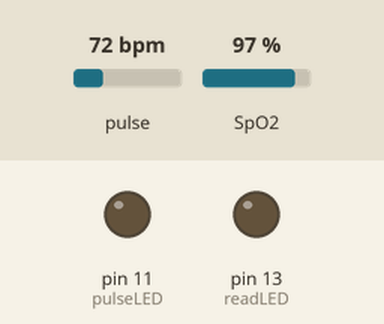
Simulated run of this sketch. Board: Arduino Uno, built with avr-gcc and run on an emulated ATmega328P. Shown: output pins drawn as LEDs (lit = HIGH). Inputs (shaded band) come from the test bench; at power-on: pulse 72 bpm, SpO2 97 %. What the sketch prints to the serial monitor is not drawn.

Above: at 1.9 s.
Timing chart, 0 to 41.0 s (numbered marks = the images above):
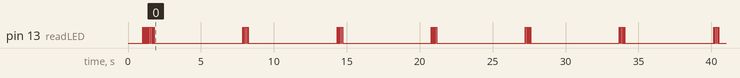

The sketch:

arduino_dump.ino
```cpp
#include <SoftwareSerial.h>
#include <ArduinoJson.h>


SoftwareSerial nodemcu(5, 6);
#include <Wire.h>
#include "MAX30105.h"
#include "spo2_algorithm.h"

MAX30105 particleSensor;

#define MAX_BRIGHTNESS 255


//Arduino Uno doesn't have enough SRAM to store 100 samples of IR led data and red led data in 32-bit format
//To solve this problem, 16-bit MSB of the sampled data will be truncated. Samples become 16-bit data.
uint16_t irBuffer[10]; //infrared LED sensor data
uint16_t redBuffer[10];  //red LED sensor data


int32_t bufferLength; //data length
int32_t spo2; //SPO2 value
int8_t validSPO2; //indicator to show if the SPO2 calculation is valid
int32_t heartRate; //heart rate value
int8_t validHeartRate; //indicator to show if the heart rate calculation is valid

byte pulseLED = 11; //Must be on PWM pin
byte readLED = 13; //Blinks with each data read
int8_t count;
void setup()
{
  Serial.begin(9600); // initialize serial communication at 115200 bits per second:
  nodemcu.begin(9600);
  delay(1000);

  Serial.println("Program started");
  pinMode(pulseLED, OUTPUT);
  pinMode(readLED, OUTPUT);

  // Initialize sensor
        if (!particleSensor.begin(Wire, I2C_SPEED_FAST)) //Use default I2C port, 400kHz speed
  {
    Serial.println(F("MAX30105 was not found. Please check wiring/power."));
    while (1);
  }

  Serial.println(F("V2"));

  particleSensor.setup(); //Configure sensor with these settings

}

void loop()
{
  bufferLength = 25; //buffer length of 100 stores 4 seconds of samples running at 25sps

  //read the first 100 samples, and determine the signal range

  //Continuously taking samples from MAX30102.  Heart rate and SpO2 are calculated every 1 second
  while (1)
  {
    //dumping the first 25 sets of samples in the memory and shift the last 75 sets of samples to the top
    for (byte i = 0; i < 10; i++)
    {
      redBuffer[i] = redBuffer[i];
      irBuffer[i] = irBuffer[i];
    }
    count=0;
    //take 25 sets of samples before calculating the heart rate.
    for (byte i = 0; i < 10; i++)
    {
      while (particleSensor.available() == false) //do we have new data?
        particleSensor.check(); //Check the sensor for new data

      digitalWrite(readLED, !digitalRead(readLED)); //Blink onboard LED with every data read

      redBuffer[i] = particleSensor.getRed();
      irBuffer[i] = particleSensor.getIR();
      particleSensor.nextSample(); //We're finished with this sample so move to next sample

      //send samples and calculation result to terminal program through UART


      Serial.print(F(", HR="));
      Serial.print(heartRate, DEC);

      Serial.print(F(", HRvalid="));
      Serial.print(validHeartRate, DEC);

      Serial.print(F(", SPO2="));
      Serial.print(spo2, DEC);

      Serial.print(F(", SPO2Valid="));
      Serial.println(validSPO2, DEC);
      if (validSPO2==1)
      {


          if (redBuffer[i]>5000)
          {
            count=count+1;
            Serial.print("TRUE");
          }

          if (count==10)
          {


            delay(4000);
            StaticJsonBuffer<100> jsonBuffer;
            JsonObject& data = jsonBuffer.createObject();

            //Obtain Temp and Hum data


            //Assign collected data to JSON Object

            data["heartbeat"] = heartRate;
            data["SPO2"]=spo2;
            //Send data to NodeMCU
            data.printTo(nodemcu);
            jsonBuffer.clear();

            Serial.println("send");
            delay(2000);
          }

        }
    }

    //After gathering 25 new samples recalculate HR and SP02
    maxim_heart_rate_and_oxygen_saturation(irBuffer, bufferLength, redBuffer, &spo2, &validSPO2, &heartRate, &validHeartRate);
  }
}
```

License.ino
```cpp
// (licence header left out)

```
